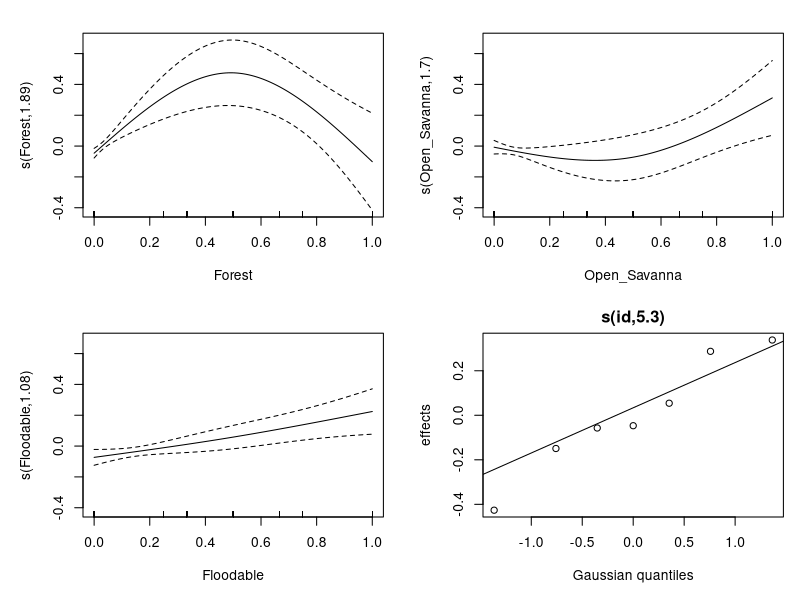
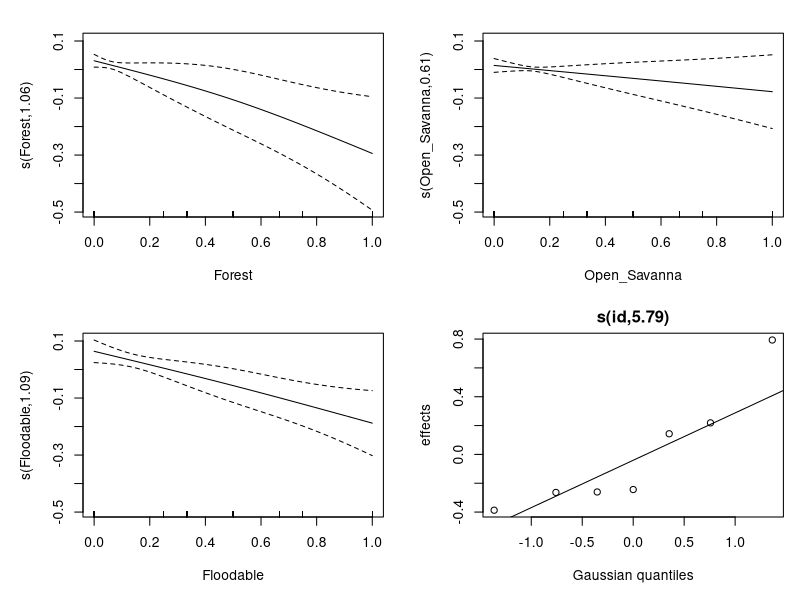
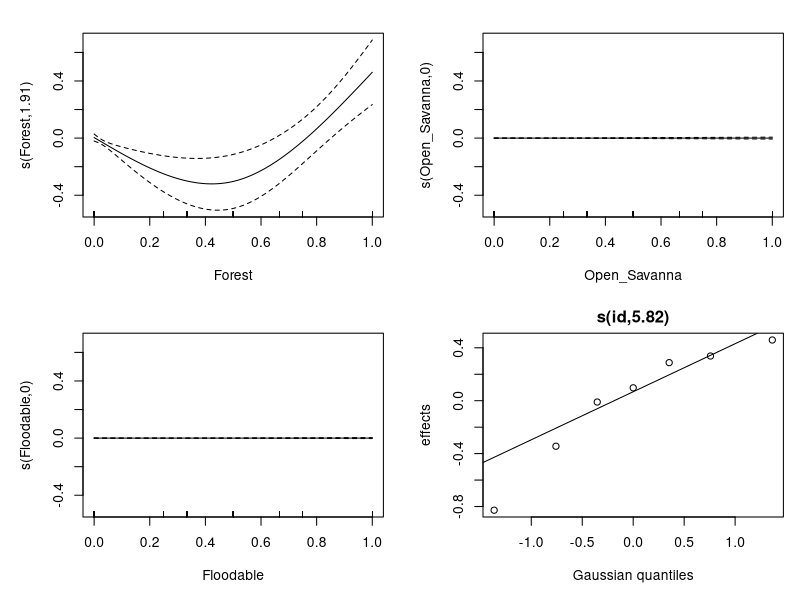
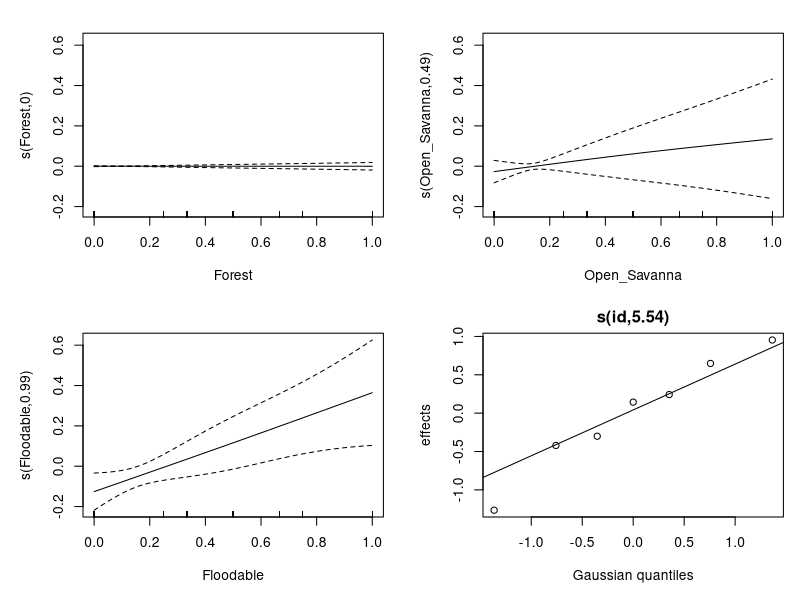
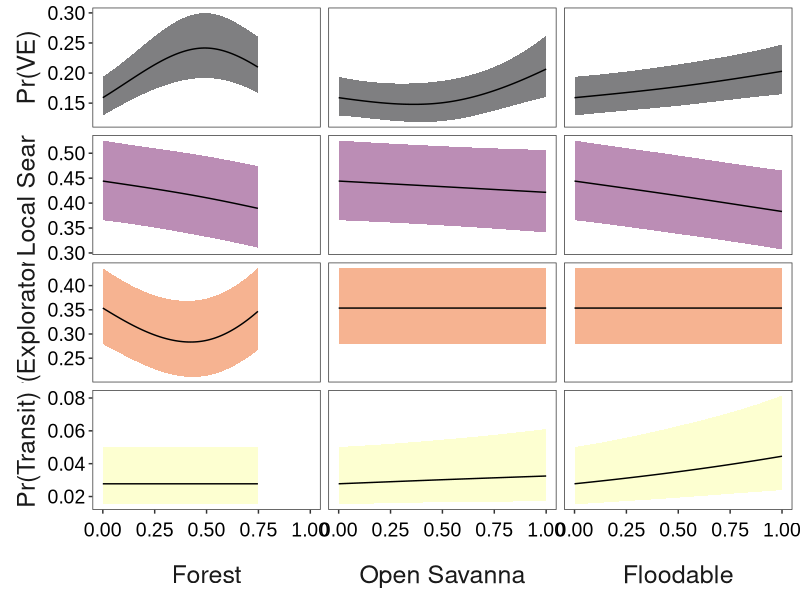

The R source for these figures, in order:

## Run and viz GAMMs for giant armadillo behavioral states and land cover classes ##


library(tidyverse)
library(viridis)
library(mgcv)


dat2<- read.csv("Input Data for GAMM.csv")




#######################################################
### Analyze relationships between states and covars ###
#######################################################


#remove observations w/ "Unclassified" state (based on z.post.thresh)
dat3<- dat2 %>% 
  filter(z.post.thresh != "Unclassified") %>%  #remove Unclassified obs
  mutate(across(id, factor))  #convert ID to factor


state.pal<- viridis(n=4, option = 'inferno')



## Compare VE vs all others
dat.ve<- dat3
dat.ve$state<- ifelse(dat.ve$z.post.thresh == "VE", 1, 0)
table(dat.ve$id, dat.ve$state)  #check n per combo
ve.mod<- gam(state ~ s(Forest, k = 3, bs = "cs") + #s(Closed_Savanna, k = 5, bs = "cs") +
               s(Open_Savanna, k = 3, bs = "cs") + s(Floodable, k = 3, bs = "cs") +
               s(id, bs = "re"),
             data = dat.ve, family = binomial, method = "REML")
summary(ve.mod)
plot.gam(ve.mod, pages = 1, shade = TRUE)




## define theme for GAMM ggplots
theme_gam <- function(){ 
  font <- "Arial"   #assign font family up front
  
  theme_bw() %+replace%    #replace elements we want to change
    
    theme(
      
      #grid elements
      panel.grid.major = element_blank(),    #strip major gridlines
      panel.grid.minor = element_blank(),    #strip minor gridlines
      
      axis.title = element_text(             #axis titles
        family = font,            #font family
        size = 18),               #font size
      
      axis.text = element_text(              #axis text
        family = font,            #axis famuly
        size = 14),                #font size
      
      axis.text.x = element_text(            #margin for axis text
        margin=margin(5, b = 10))
      
      
    )
}


## Manually create partial effects plots
x.seq<- seq(0, 1, len = 100)

new.dat<- expand.grid(Forest = x.seq, Open_Savanna = 0, Floodable = 0, id = "Blanca")
new.dat<- rbind(new.dat,
                expand.grid(Forest = 0, Open_Savanna = x.seq, Floodable = 0, id = "Blanca"))
new.dat<- rbind(new.dat,
                expand.grid(Forest = 0, Open_Savanna = 0, Floodable = x.seq, id = "Blanca"))


pred.ve.mod<- predict(ve.mod, newdata = new.dat, type = "link", se.fit = TRUE,
                      exclude = "s(id)")


pred.ve.df<- cbind(pred.ve.mod$fit, pred.ve.mod$se.fit) %>% 
  data.frame() %>% 
  rename(fit = X1, se = X2) %>% 
  mutate(lower = plogis(fit - 1.96*se),
         upper = plogis(fit + 1.96*se),
         x = rep(x.seq, 3),
         LULC = factor(rep(c("Forest", "Open Savanna", "Floodable"), each = 100),
                       levels = c("Forest", "Open Savanna", "Floodable"))
  ) %>% 
  mutate(fit = plogis(fit),
         mod = "Pr(VE)")






## Compare Local Search vs all others
dat.ls<- dat3
dat.ls$state<- ifelse(dat.ls$z.post.thresh == "Local Search", 1, 0)
table(dat.ls$id, dat.ls$state)  #check n per combo
ls.mod<- gam(state ~ s(Forest, k = 3, bs = "cs") + #s(Closed_Savanna, k = 5, bs = "cs") +
               s(Open_Savanna, k = 3, bs = "cs") + s(Floodable, k = 3, bs = "cs") +
               s(id, bs = "re"),
             data = dat.ls, family = binomial, method = "REML")
summary(ls.mod)
plot.gam(ls.mod, pages = 1, shade = TRUE)


## Manually create partial effects plots
pred.ls.mod<- predict(ls.mod, newdata = new.dat, type = "link", se.fit = TRUE,
                      exclude = "s(id)")


pred.ls.df<- cbind(pred.ls.mod$fit, pred.ls.mod$se.fit) %>% 
  data.frame() %>% 
  rename(fit = X1, se = X2) %>% 
  mutate(lower = plogis(fit - 1.96*se),
         upper = plogis(fit + 1.96*se),
         x = rep(x.seq, 3),
         LULC = factor(rep(c("Forest", "Open Savanna", "Floodable"), each = 100),
                       levels = c("Forest", "Open Savanna", "Floodable"))
  ) %>% 
  mutate(fit = plogis(fit),
         mod = "Pr(Local Search)")







## Compare Exploratory vs all others
dat.exp<- dat3
dat.exp$state<- ifelse(dat.exp$z.post.thresh == "Exploratory", 1, 0)
table(dat.exp$id, dat.exp$state)  #check n per combo
exp.mod<- gam(state ~ s(Forest, k = 3, bs = "cs") + #s(Closed_Savanna, k = 5, bs = "cs") +
               s(Open_Savanna, k = 3, bs = "cs") + s(Floodable, k = 3, bs = "cs") +
               s(id, bs = "re"),
             data = dat.exp, family = binomial, method = "REML")
summary(exp.mod)
plot.gam(exp.mod, pages = 1, shade = TRUE)


## Manually create partial effects plots
pred.exp.mod<- predict(exp.mod, newdata = new.dat, type = "link", se.fit = TRUE,
                       exclude = "s(id)")


pred.exp.df<- cbind(pred.exp.mod$fit, pred.exp.mod$se.fit) %>% 
  data.frame() %>% 
  rename(fit = X1, se = X2) %>% 
  mutate(lower = plogis(fit - 1.96*se),
         upper = plogis(fit + 1.96*se),
         x = rep(x.seq, 3),
         LULC = factor(rep(c("Forest", "Open Savanna", "Floodable"), each = 100),
                       levels = c("Forest", "Open Savanna", "Floodable"))
  ) %>% 
  mutate(fit = plogis(fit),
         mod = "Pr(Exploratory)")






## Compare Transit vs all others
dat.t<- dat3
dat.t$state<- ifelse(dat.t$z.post.thresh == "Transit", 1, 0)
table(dat.t$id, dat.t$state)  #check n per combo
t.mod<- gam(state ~ s(Forest, k = 3, bs = "cs") + #s(Closed_Savanna, k = 5, bs = "cs") +
               s(Open_Savanna, k = 3, bs = "cs") + s(Floodable, k = 3, bs = "cs") +
               s(id, bs = "re"),
             data = dat.t, family = binomial, method = "REML")
summary(t.mod)
plot.gam(t.mod, pages = 1, shade = TRUE)


## Manually create partial effects plots
pred.t.mod<- predict(t.mod, newdata = new.dat, type = "link", se.fit = TRUE,
                     exclude = "s(id)")


pred.t.df<- cbind(pred.t.mod$fit, pred.t.mod$se.fit) %>% 
  data.frame() %>% 
  rename(fit = X1, se = X2) %>% 
  mutate(lower = plogis(fit - 1.96*se),
         upper = plogis(fit + 1.96*se),
         x = rep(x.seq, 3),
         LULC = factor(rep(c("Forest", "Open Savanna", "Floodable"), each = 100),
                       levels = c("Forest", "Open Savanna", "Floodable"))
  ) %>% 
  mutate(fit = plogis(fit),
         mod = "Pr(Transit)")




## Combine all results for single facet plot
pred.df<- rbind(pred.ve.df, pred.ls.df, pred.exp.df, pred.t.df)
pred.df$mod<- factor(pred.df$mod, levels = c("Pr(VE)", "Pr(Local Search)", "Pr(Exploratory)",
                                             "Pr(Transit)"))

# Remove predictions for Forest at proportions > 0.75 due to limited data
# apply(dat3[,c('Forest','Open_Savanna','Floodable')],2,quantile,0.95)
pred.df2<- pred.df %>% 
  filter(!(LULC == "Forest" & x > 0.75))

ggplot(pred.df2, aes(x, fit)) +
  geom_ribbon(aes(ymin = lower, ymax = upper, fill = mod), alpha = 0.5) +
  geom_line() +
  scale_fill_manual(values = state.pal, guide = "none") +
  theme_gam() +
  theme(strip.text = element_text(size = 18),
        strip.background = element_blank(),
        strip.placement = "outside",
        axis.title = element_blank()) +
  facet_grid(mod~LULC, scales = "free_y", switch = "both")
